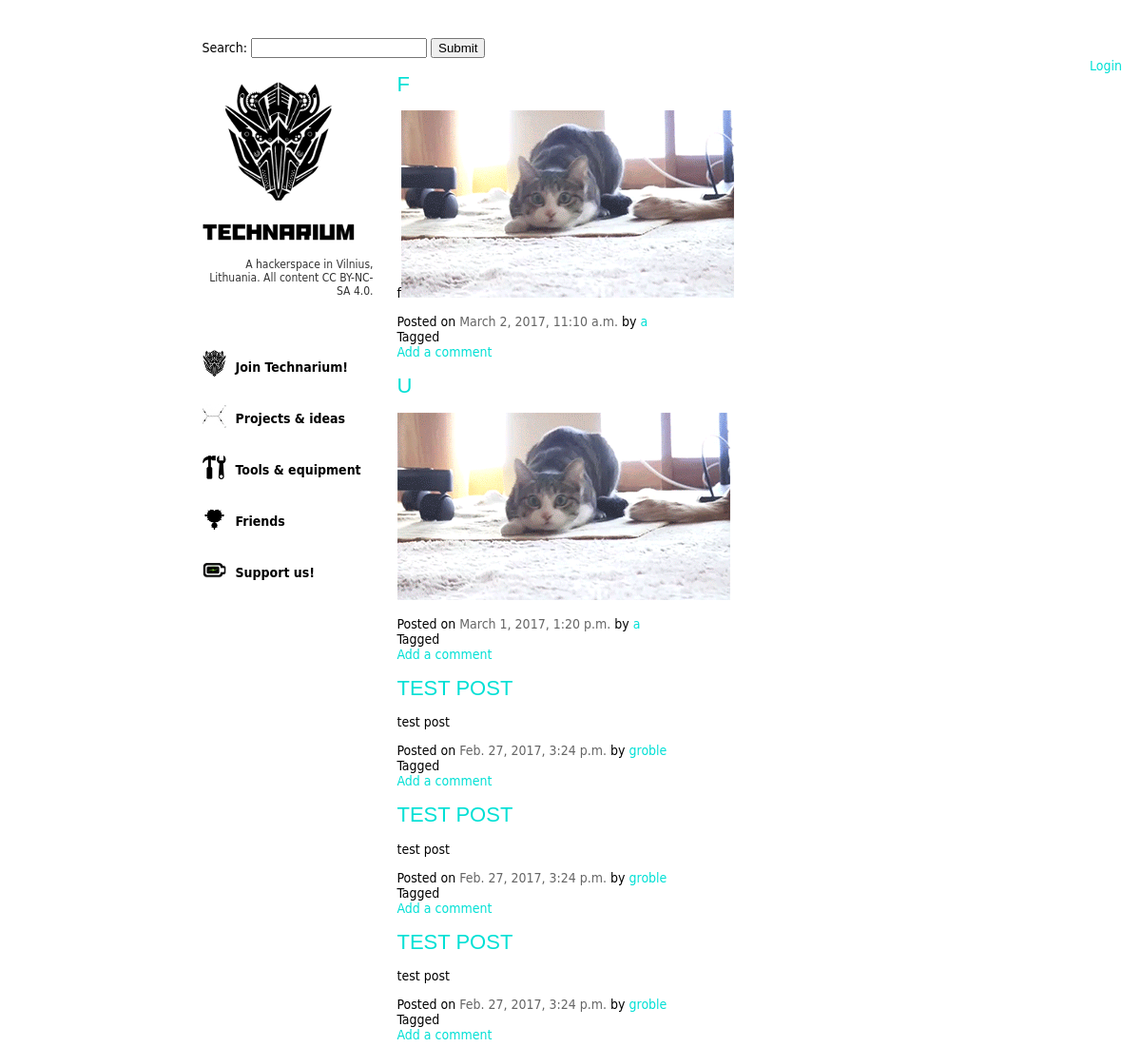
The page /blog/ (upper part) on the database as committed earlier.
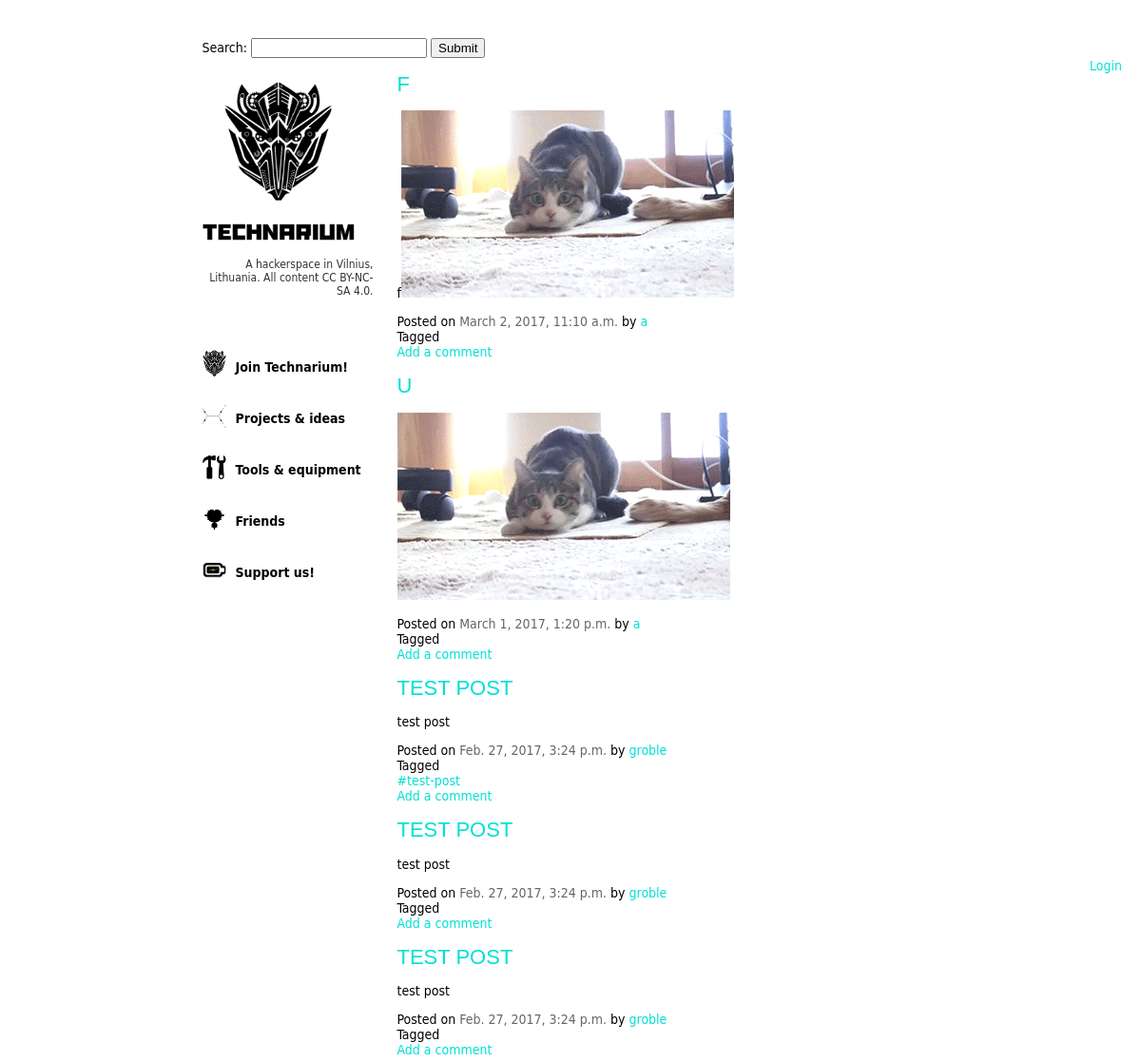
The same page on the database as committed later.
### blog/models.py (models this page shows, shortened)
class Post(models.Model):
	title = models.CharField(max_length=128, default='No title', null=True, blank=True)
	body = models.TextField()
	slug = models.SlugField()
	date_time = models.DateTimeField()
	timestamp = models.IntegerField()
	tags = models.ManyToManyField(Tag,blank=True)
	created_by = models.ForeignKey('UserProfile', null=True)
	class Meta:
		ordering = ['-date_time']

class UserProfile(models.Model):
	user = models.OneToOneField(User) # required
	def __str__(self):
		return self.user.username

class Tag(models.Model):
	name = models.CharField(max_length=128, unique=True)

### blog/views.py (the view)
# urls.py: url(r'^page/(?P<page_num>[\w\d+]+)/$', views.post_list, name='page'),
def post_list(request, page_num=1):
	page_num=int(page_num)
	post_list = Post.objects.all().order_by('-date_time')[page_num*10-10:page_num*10] # query next 10 posts
	tag_list = Tag.objects.all()
	context_dict={'post_list': post_list, 'page_num': page_num}
	if page_num == 1: #render full page if we're on the first page
		return render(request, 'blog/post_list.html', context_dict)
	else: # else render only the post_list without header, etc
		return render(request, 'blog/post_list_template.html', context_dict)

### blog/forms.py
class SearchForm(forms.Form):
	search= forms.CharField(label="Search...", max_length=256)

### blog/utils.py (called while the page is built)
def search_context(request):
    search_form = SearchForm()
    return {
        'search_form': search_form,
    }

### blog/templates/blog/post_list.html (shortened to what this page needs)
{% extends "blog/main.html" %}
{% block head %}
{% load staticfiles%}
{% endblock %}
{% block post_list %}
	{% include "blog/post_list_template.html" %}
{% endblock %}

### blog/templates/blog/post_list_template.html (shortened to what this page needs)
{% if post_list %}
	{% for post in post_list %}
		<div class='post'>
		<h1 class='post_title'>
		<a href="{% url 'single_post_view' slug=post.slug pk=post.pk %}">{{post.title}}</a>
		</h1>
		<div class='post_body'><p>{{ post.body|safe }}</p></div>
		<div class='post_date'>Posted on <a class="posted_date" href="{% url 'single_post_view' slug=post.slug pk=post.pk %}">{{post.date_time}}</a>
		{% if post.created_by %}
		by <a href="{% url 'view_posts_by_author' username=post.created_by %}">{{ post.created_by }}</a>
		{% endif %}
		</div>
		<div class='tags'>Tagged</br>
			{% for tag in post.tags.all %}
			<a class='btn tag_button' href="{% url 'view_tagged_posts' tag_name=tag.name %}">{{tag.name}}</a>
			{% endfor %}
		</div>
		{% if post.comment_set.count > 0 %}
			<a href="{% url 'add_comment' pk=post.pk slug=post.slug  %}">
			{{post.comment_set.count}} Comments
			</a>
			{% else %}
			<a href="{% url 'add_comment' pk=post.pk slug=post.slug  %}">Add a comment</a>
		{% endif %}
	</div>
	{% endfor %}
{% endif %}

Rows that differ between the two databases and show on the page:
added Tag: name "test-post", shown under Post (number 3 of 5 on the later page)
